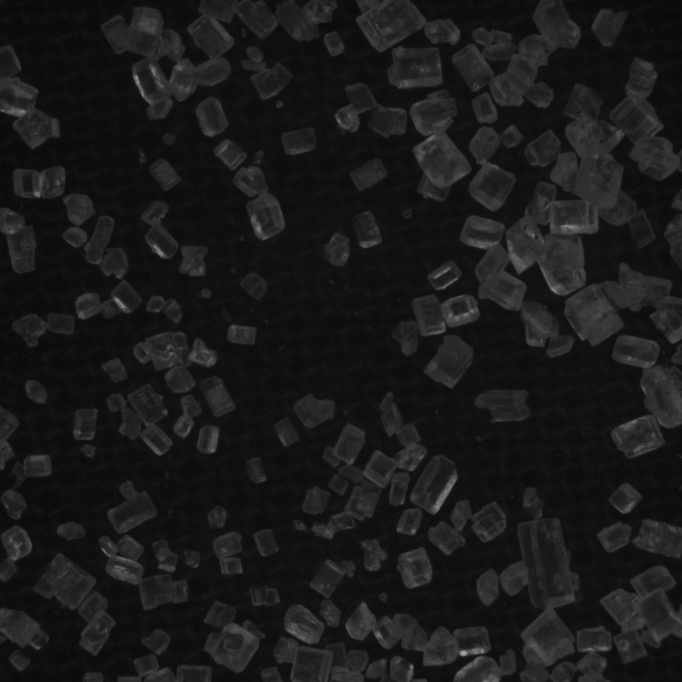
#> input picture PromsaTest/sucre.bmp, 2046 x 2046 px (shown at 1/3 size)
$ python salt.py
#> lines starting #> are read from the running program, lines starting #| are printed output that depends on the picture; after the words box and inside, x2 and y2 are one past the last pixel; in counts of white or black regions, pixels touching at a corner belong together
import numpy as np
import cv2
from matplotlib import pyplot as plt
from matplotlib import cm
import matplotlib.colors as mcolors

# img = cv2.resize(cv2.imread('sucre.bmp'),(512,512))
img = cv2.imread('sucre.bmp')
#> img is the input picture: shape (2046, 2046, 3); min 6, max 162, mean 26.2

cv2.imshow('src', cv2.resize(img,(512,512)))

gray = cv2.cvtColor(img,cv2.COLOR_BGR2GRAY)
ret, thresh = cv2.threshold(gray,0,255,cv2.THRESH_BINARY_INV+cv2.THRESH_OTSU)
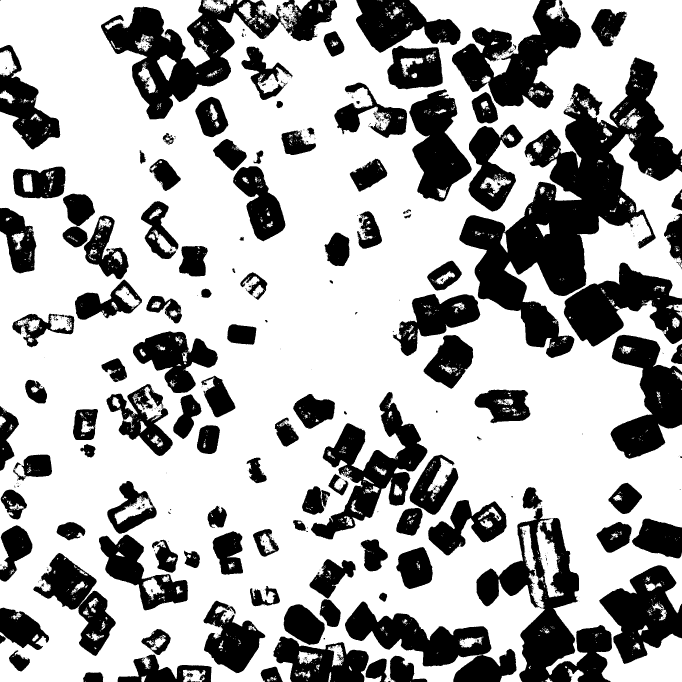
#> thresh: shape (2046, 2046) (shown at 1/3 size); 66.8% white; 984 black regions (831 under 20 px), largest, box (x1, y1, x2, y2) and area: (1378, 172, 2046, 1074) 197169, (303, 0, 1012, 358) 83375, (1429, 1523, 1836, 2046) 75346
#> ret = 30
thresh=cv2.bitwise_not(thresh)
cv2.imshow('thresh', cv2.resize(thresh,(512,512)))

# noise removal
kernel = np.ones((3,3),np.uint8)
opening = cv2.morphologyEx(thresh,cv2.MORPH_OPEN,kernel, iterations = 4)
#> opening: shape (2046, 2046); 31.1% white; 194 white regions, largest, box (x1, y1, x2, y2) and area: (1379, 175, 2046, 1073) 179112, (316, 0, 749, 358) 61796, (1356, 0, 1742, 324) 53449
cv2.imshow('opening', cv2.resize(opening,(512,512)))

closing = cv2.morphologyEx(thresh,cv2.MORPH_CLOSE,kernel, iterations = 10)
#> closing: shape (2046, 2046); 37.9% white; 74 white regions (13 under 20 px), largest, box (x1, y1, x2, y2) and area: (1003, 0, 2046, 1376) 557539, (782, 1461, 2046, 2046) 254150, (303, 0, 1033, 358) 103805
cv2.imshow('closing', cv2.resize(closing,(512,512)))

# sure background area
sure_bg = cv2.dilate(closing,kernel,iterations=3)
#> sure_bg: shape (2046, 2046); 42.3% white; 71 white regions, largest, box (x1, y1, x2, y2) and area: (1000, 0, 2046, 1379) 606124, (779, 1458, 2046, 2046) 277124, (300, 0, 1036, 361) 113876
cv2.imshow('sure_bg', cv2.resize(sure_bg,(512,512)))

# Finding sure foreground area
dist_transform = cv2.distanceTransform(closing,cv2.DIST_L2,3)
cv2.normalize(dist_transform, dist_transform, 0, 1.0, cv2.NORM_MINMAX)
ret, sure_fg = cv2.threshold(dist_transform,0.1*dist_transform.max(),255,0)
#> sure_fg: shape (2046, 2046) float32; 25.5% white; 81 white regions (3 under 20 px), largest, box (x1, y1, x2, y2) and area: (1389, 185, 2046, 1365) 241872, (1079, 0, 1732, 624) 141515, (1440, 1472, 2046, 2046) 100440
cv2.imshow('sure_fg', cv2.resize(sure_fg,(512,512)))

# Finding unknown region
sure_fg = np.uint8(sure_fg)
unknown = cv2.subtract(sure_bg,sure_fg)
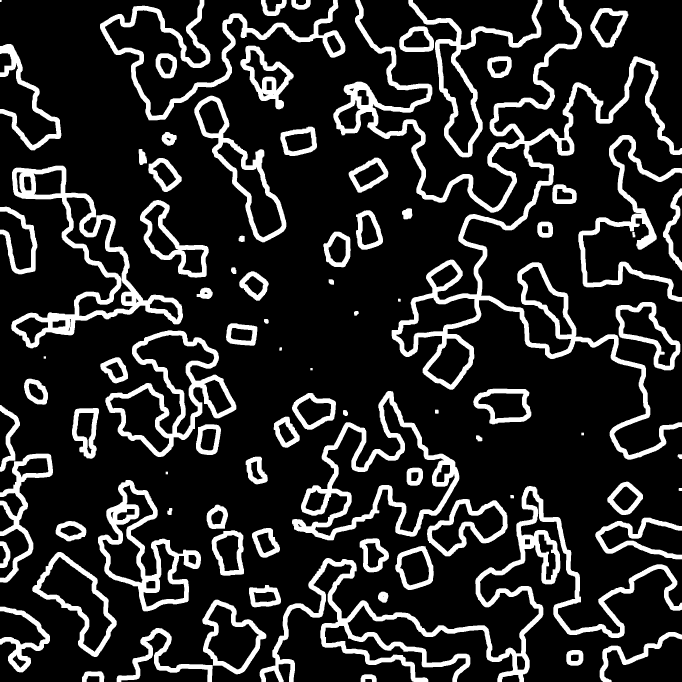
#> unknown: shape (2046, 2046) (shown at 1/3 size); 16.9% white; 86 white regions, largest, box (x1, y1, x2, y2) and area: (1000, 0, 2046, 1379) 125846, (779, 1458, 2046, 2046) 83400, (34, 497, 549, 1045) 43765

# Marker labelling
ret, markers = cv2.connectedComponents(sure_fg)
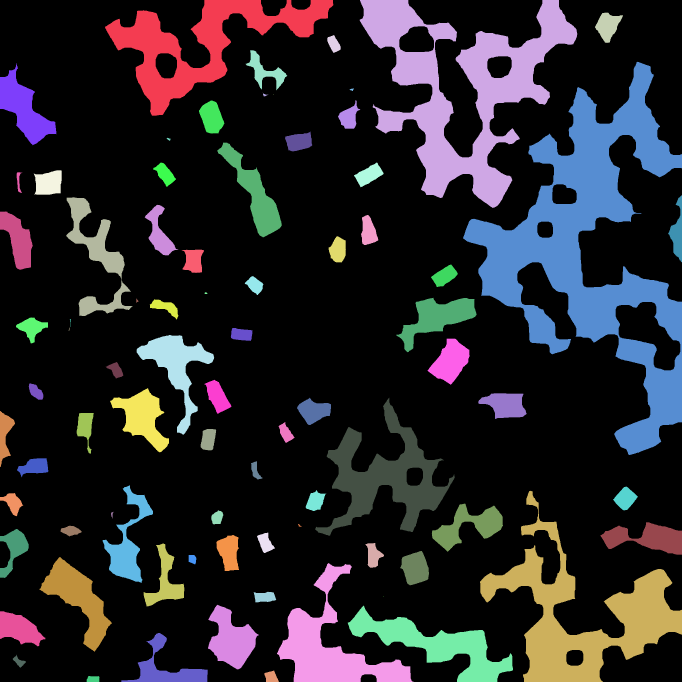
#> markers: shape (2046, 2046) int32 (shown at 1/3 size); 82 distinct labels, from 0 to 81; one colour per label, 0 black
#> ret = 82
# Add one to all labels so that sure background is not 0, but 1
markers = markers+1
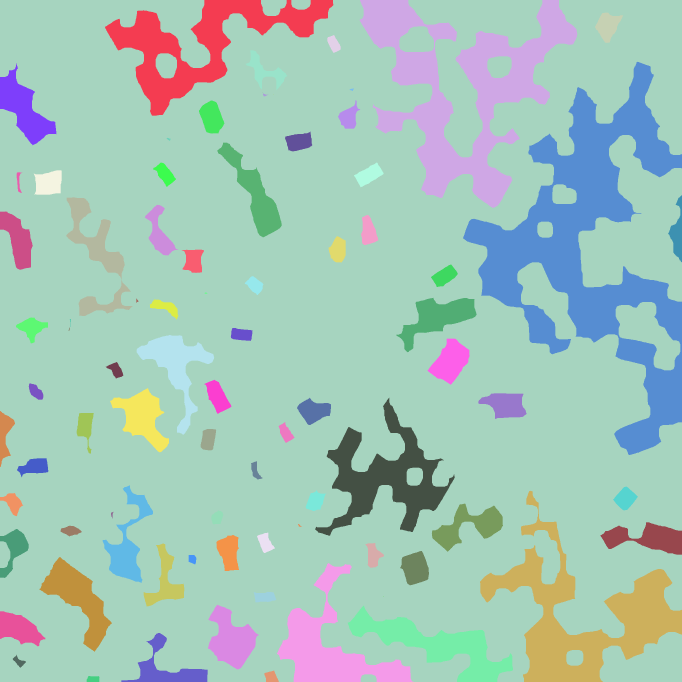
#> markers: shape (2046, 2046) int32 (shown at 1/3 size); 82 distinct labels, from 1 to 82; one colour per label, 0 black
# Now, mark the region of unknown with zero
markers[unknown==255] = 0
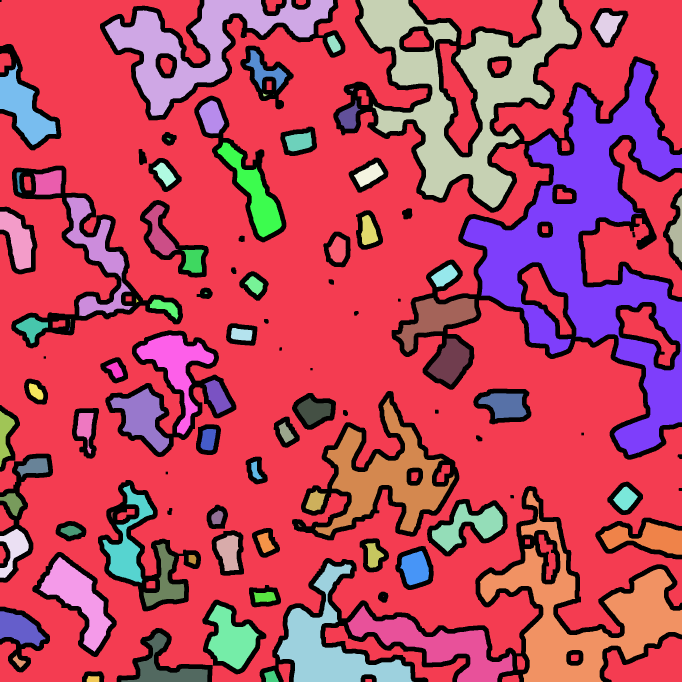
#> markers: shape (2046, 2046) int32 (shown at 1/3 size); 83 distinct labels, from 0 to 82; one colour per label, 0 black


markers = cv2.watershed(img, markers)
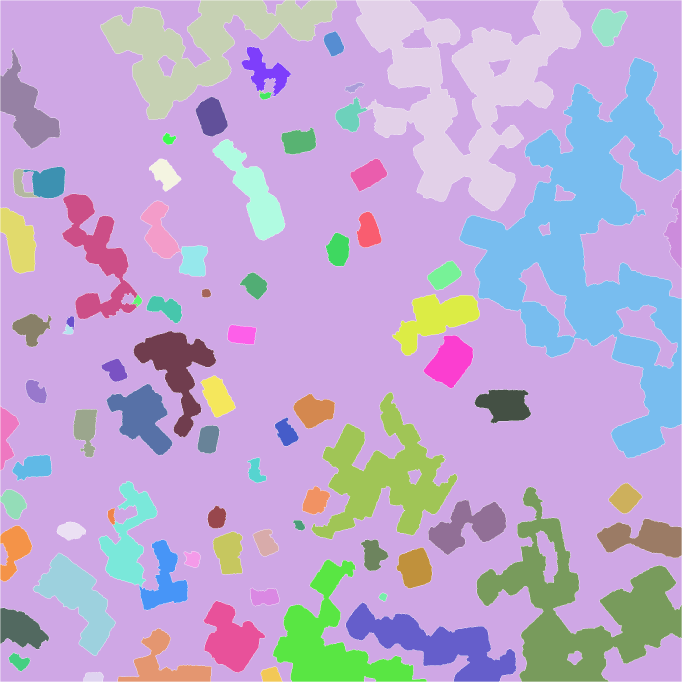
#> markers: shape (2046, 2046) int32 (shown at 1/3 size); 84 distinct labels, from -1 to 82; one colour per label, 0 black, -1 white
img[markers == -1] = [255,0,0]
norm_arr = (markers - np.min(markers)) / (np.max(markers) - np.min(markers))
cv2.imshow('norm_arr', cv2.resize(norm_arr,(512,512)))
cv2.imshow('img', cv2.resize(img,(512,512)))
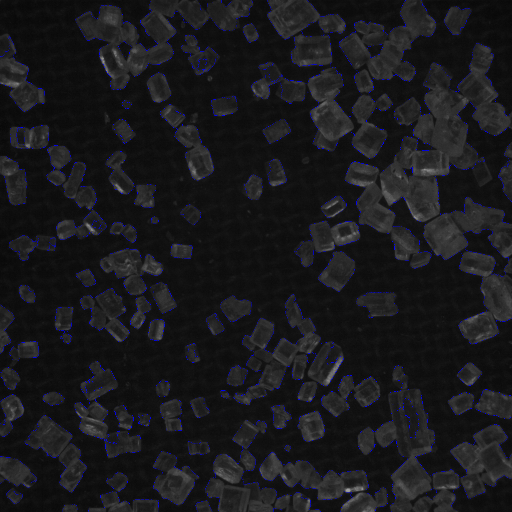
#> window 'img': shape (512, 512, 3); mean B, G, R 28.7, 25.7, 25.7
cv2.waitKey()

$ run again, with PromsaTest/arros.bmp copied over PromsaTest/sucre.bmp
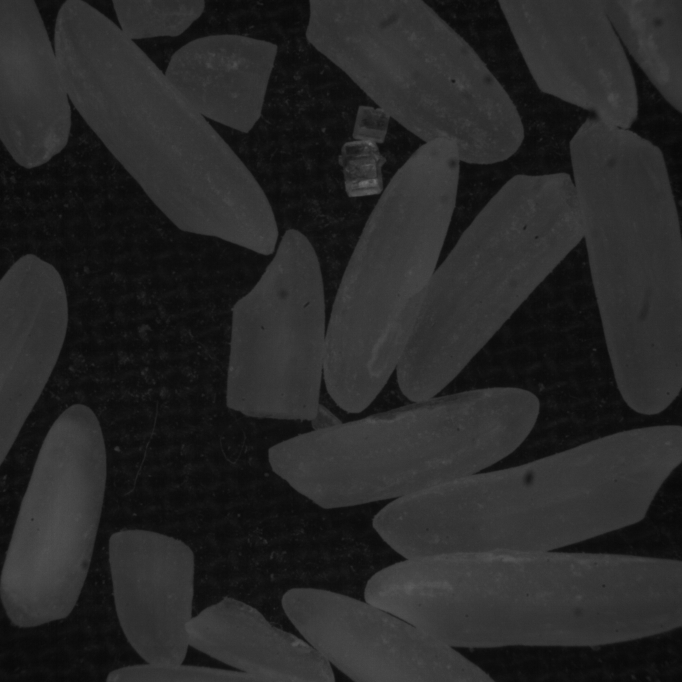
#> input picture PromsaTest/arros.bmp, 2046 x 2046 px (shown at 1/3 size)
#> img is the input picture: shape (2046, 2046, 3); min 6, max 115, mean 39.7
#> `ret, thresh = cv2.threshold(gray,0,255,cv2.THRESH_BINARY_INV+cv2.THRES..`:
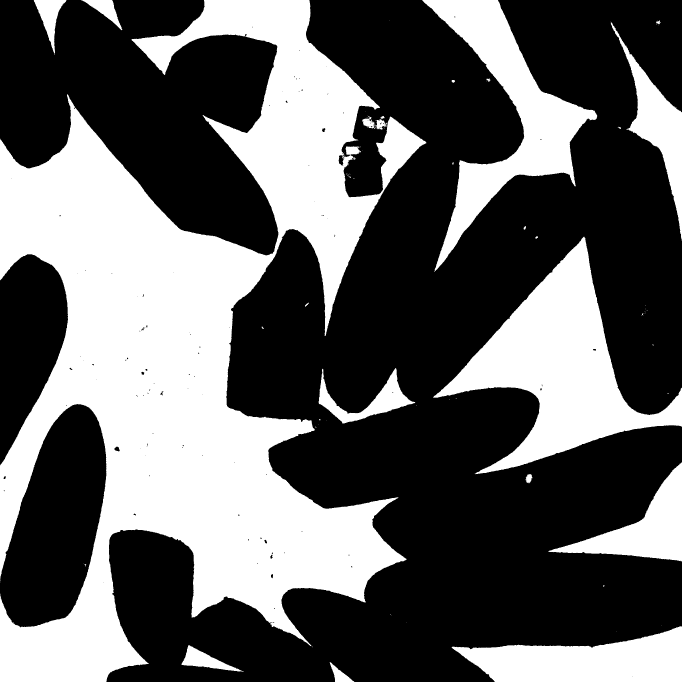
#> thresh: shape (2046, 2046) (shown at 1/3 size); 38.3% white; 84 white regions (61 under 20 px), largest, box (x1, y1, x2, y2) and area: (0, 0, 1279, 2046) 1128998, (1299, 710, 2046, 1423) 182264, (1266, 0, 1793, 816) 113077
#> `ret, thresh = cv2.threshold(gray,0,255,cv2.THRESH_BINARY_INV+cv2.THRES..`: ret = 35
#> opening: shape (2046, 2046); 61.6% white; 40 black regions (17 under 20 px), largest, box (x1, y1, x2, y2) and area: (0, 0, 1279, 2046) 1132969, (1299, 710, 2046, 1423) 182419, (1266, 0, 1793, 816) 113207
#> closing: shape (2046, 2046); 62.2% white; 15 black regions, largest, box (x1, y1, x2, y2) and area: (0, 332, 1201, 2046) 878934, (412, 0, 1133, 928) 225372, (1331, 728, 2046, 1409) 180386
#> sure_bg: shape (2046, 2046); 64.1% white; 15 black regions, largest, box (x1, y1, x2, y2) and area: (0, 335, 1198, 2046) 847505, (415, 0, 1130, 925) 212276, (1334, 731, 2046, 1406) 170708
#> unknown: shape (2046, 2046); 13.5% white; 88 white regions, largest, box (x1, y1, x2, y2) and area: (0, 307, 1226, 2046) 131864, (387, 0, 1289, 953) 106786, (1306, 703, 2046, 1434) 71190
#> `ret, markers = cv2.connectedComponents(sure_fg)`: ret = 4
#> `cv2.imshow('img', cv2.resize(img,(512,512)))`:
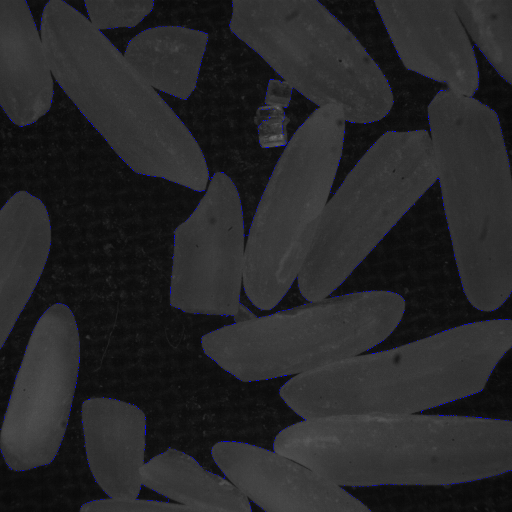
#> window 'img': shape (512, 512, 3); mean B, G, R 40.6, 39.5, 39.5

$ run again, with PromsaTest/arros02.bmp copied over PromsaTest/sucre.bmp
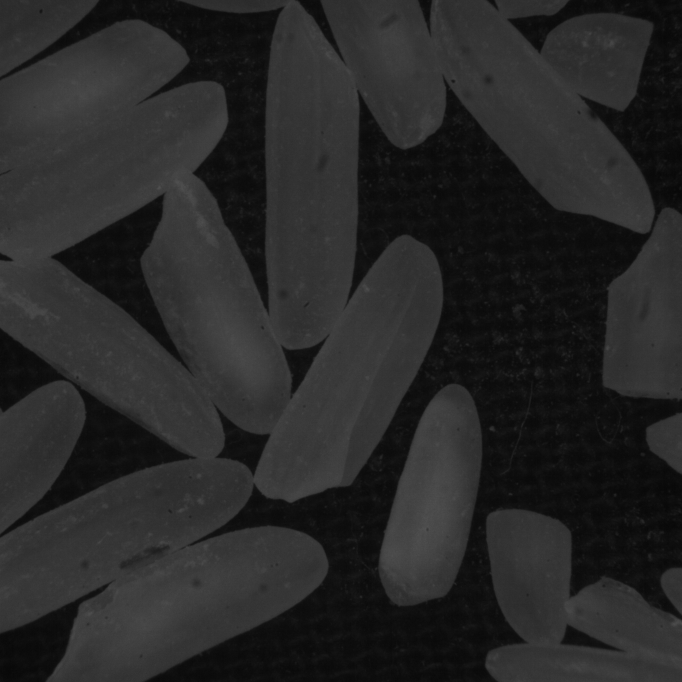
#> input picture PromsaTest/arros02.bmp, 2046 x 2046 px (shown at 1/3 size)
#> img is the input picture: shape (2046, 2046, 3); min 5, max 85, mean 39.8
#> `ret, thresh = cv2.threshold(gray,0,255,cv2.THRESH_BINARY_INV+cv2.THRES..`:
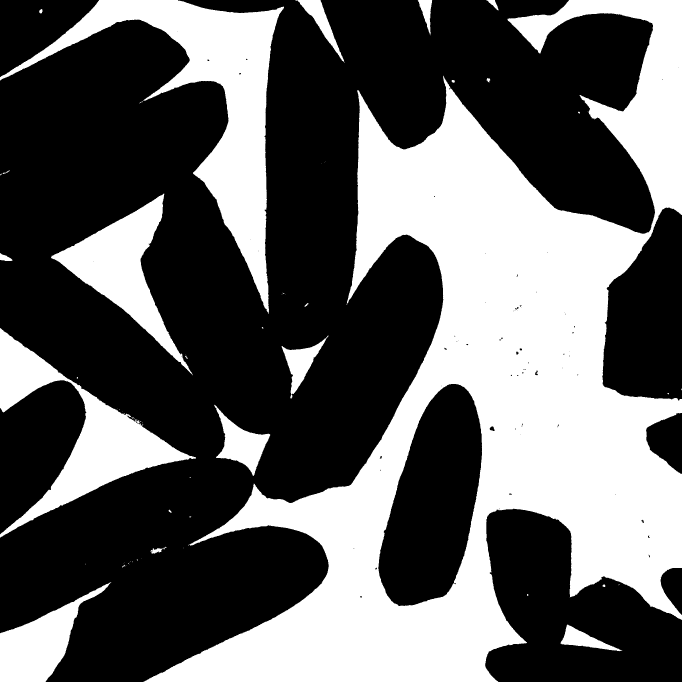
#> thresh: shape (2046, 2046) (shown at 1/3 size); 38% white; 76 white regions (52 under 20 px), largest, box (x1, y1, x2, y2) and area: (430, 0, 2046, 2046) 1186447, (0, 0, 852, 942) 170090, (0, 984, 588, 1613) 91263
#> `ret, thresh = cv2.threshold(gray,0,255,cv2.THRESH_BINARY_INV+cv2.THRES..`: ret = 35
#> opening: shape (2046, 2046); 62% white; 40 black regions (15 under 20 px), largest, box (x1, y1, x2, y2) and area: (430, 0, 2046, 2046) 1187936, (0, 0, 852, 942) 170459, (0, 984, 588, 1613) 91875
#> closing: shape (2046, 2046); 62.7% white; 12 black regions, largest, box (x1, y1, x2, y2) and area: (448, 274, 2046, 2046) 1069862, (146, 0, 835, 896) 164653, (1538, 0, 2046, 637) 108714
#> sure_bg: shape (2046, 2046); 64.5% white; 12 black regions, largest, box (x1, y1, x2, y2) and area: (451, 277, 2046, 2046) 1033172, (149, 0, 832, 893) 153508, (1541, 0, 2046, 634) 102663
#> unknown: shape (2046, 2046); 17.6% white; 58 white regions, largest, box (x1, y1, x2, y2) and area: (412, 238, 2046, 2046) 221782, (110, 0, 1032, 932) 126147, (1502, 0, 2046, 673) 62066
#> `ret, markers = cv2.connectedComponents(sure_fg)`: ret = 7
#> `cv2.imshow('img', cv2.resize(img,(512,512)))`:
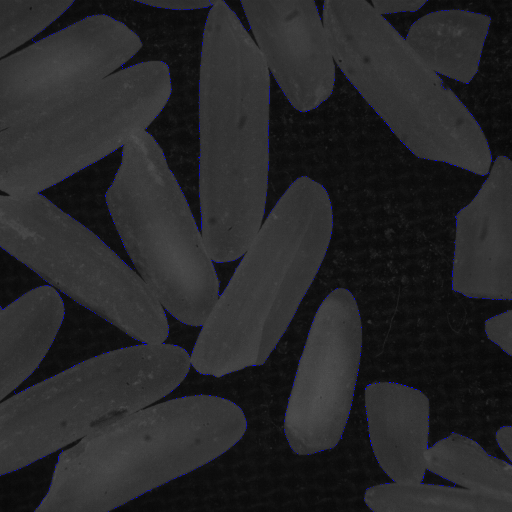
#> window 'img': shape (512, 512, 3); mean B, G, R 40.7, 39.5, 39.5

$ run again, with PromsaTest/arros03.bmp copied over PromsaTest/sucre.bmp
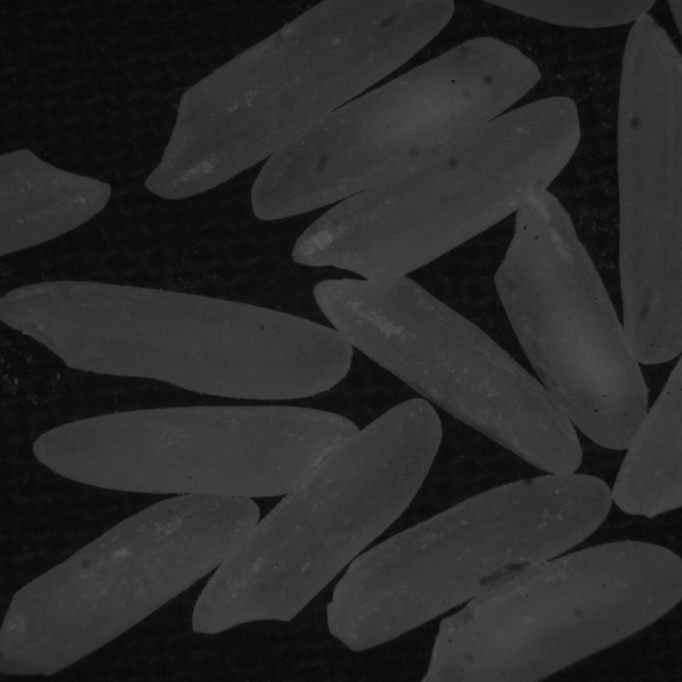
#> input picture PromsaTest/arros03.bmp, 2046 x 2046 px (shown at 1/3 size)
#> img is the input picture: shape (2046, 2046, 3); min 5, max 93, mean 42.1
#> `ret, thresh = cv2.threshold(gray,0,255,cv2.THRESH_BINARY_INV+cv2.THRES..`: ret = 35
#> opening: shape (2046, 2046); 65.5% white; 39 black regions (17 under 20 px), largest, box (x1, y1, x2, y2) and area: (0, 0, 1101, 990) 574827, (0, 958, 1661, 2046) 514208, (999, 0, 1908, 986) 178808
#> closing: shape (2046, 2046); 66.3% white; 13 black regions, largest, box (x1, y1, x2, y2) and area: (0, 0, 1057, 971) 571312, (0, 967, 748, 1863) 213351, (0, 1741, 1318, 2046) 187392
#> sure_bg: shape (2046, 2046); 67.9% white; 13 black regions, largest, box (x1, y1, x2, y2) and area: (0, 0, 1054, 968) 556435, (0, 970, 745, 1860) 202962, (0, 1744, 1315, 2046) 179610
#> unknown: shape (2046, 2046); 14.2% white; 30 white regions, largest, box (x1, y1, x2, y2) and area: (0, 0, 1086, 1000) 103139, (1184, 0, 1919, 968) 100549, (0, 938, 777, 1892) 84833
#> `ret, markers = cv2.connectedComponents(sure_fg)`: ret = 4
#> `cv2.imshow('img', cv2.resize(img,(512,512)))`:
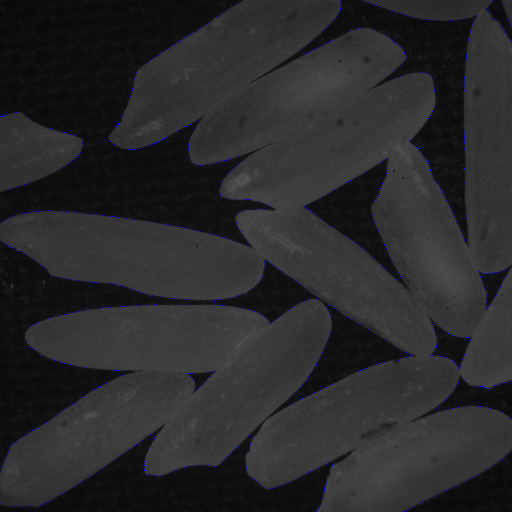
#> window 'img': shape (512, 512, 3); mean B, G, R 42.9, 41.8, 41.8
